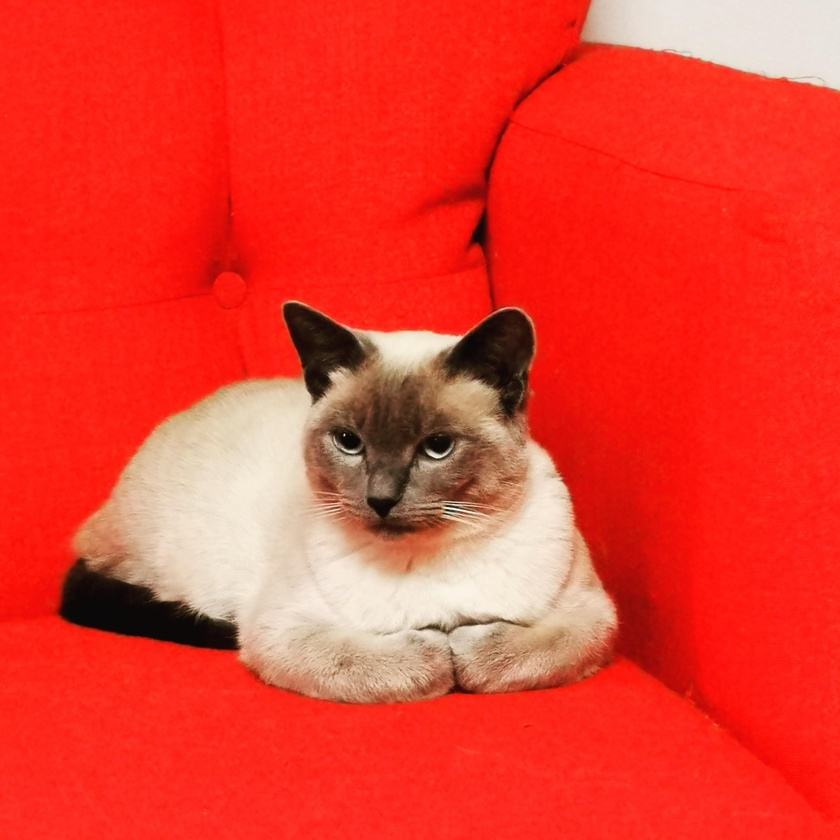
#> input picture kitty.jpg, 840 x 840 px, shrunk from 2168 x 2167 before the run
$ python bottomtext.py   (older library calls are emulated)
#> lines starting #> are read from the running program, lines starting #| are printed output that depends on the picture
#bottomtext3
from PIL import Image, ImageFilter, ImageOps, ImageDraw, ImageFont
from io import BytesIO

#rawtext = input('what bottomtext: ')
rawtext = 'moewew'
path = 'kitty.jpg'

text = rawtext.upper()


image = Image.open(path)
#> image is the input picture: PIL image 840x840 RGB; mean R, G, B 234.7, 61.6, 48.3
draw = ImageDraw.Draw(image)

with Image.open(path) as img:
    width, height = img.size
#> width = 840; height = 840

textsize = (height // 10)
#> textsize = 84
strokesize = (height // 200)
#> strokesize = 4

font = ImageFont.truetype('impact.ttf', size = textsize)

draw.text((width // 2, height / 35),text, font = font, fill = (0,0,0), align = 'center', anchor = 'mt', stroke_width = strokesize, stroke_fill = (255,255,255))
draw.text((width // 2, height - textsize ),'BOTTOM TEXT', font = font, fill = (0,0,0), align = 'center', anchor = 'mt', stroke_width = strokesize, stroke_fill = (255,255,255))

image.save('bottomtext1.png')
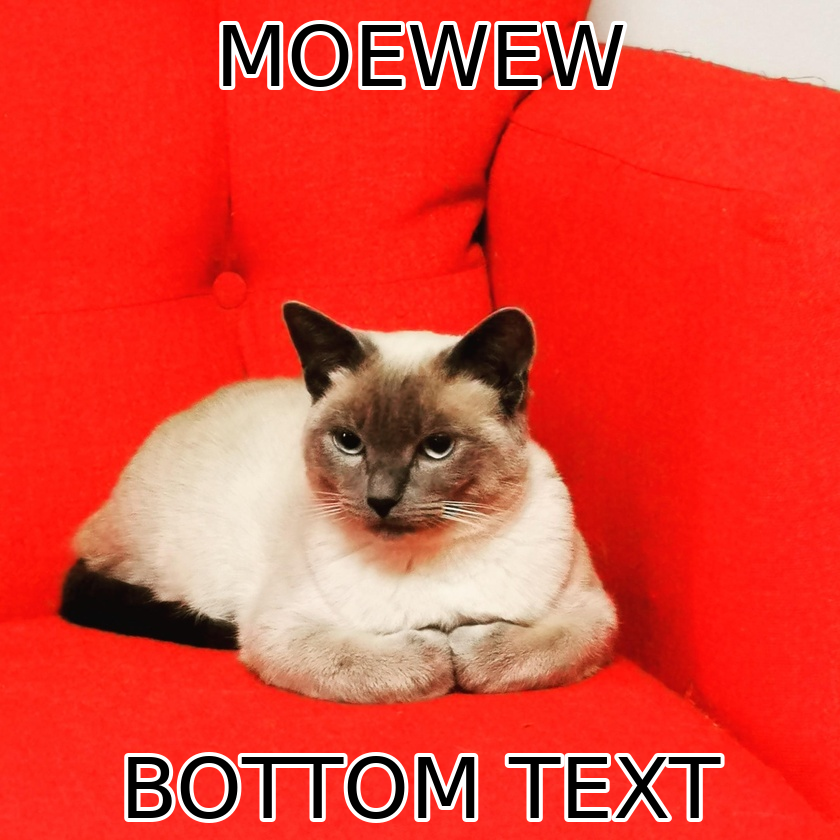
#> saved as bottomtext1.png: PIL image 840x840 RGB; mean R, G, B 227.6, 67, 54.3
